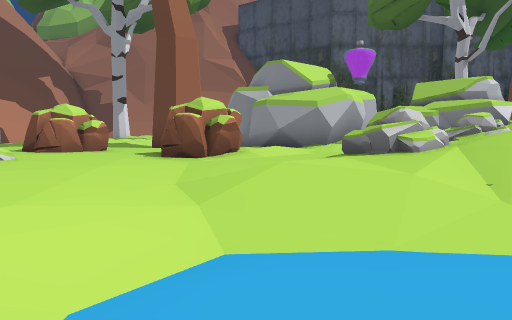
[1] (above)

24 first-person views from a walk through a scene from a Unity 3-D project. The camera is 1.3 m above the floor, tilts 4° down and sees 70° across. The floor is counted in squares, 2 m on a side. Each view is taken from the middle of a square. On the plan, view 1 faces up. The plan holds only what a view shows up to about 11 squares ahead; the rest is blank. The place goes on beyond the plan. Some animated figures are left out.

[2]
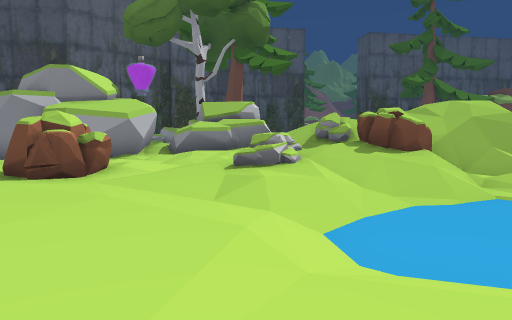

[3]
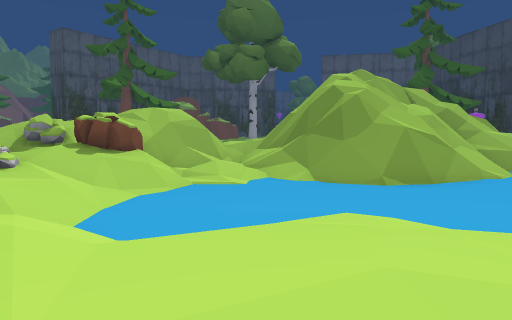

[4]
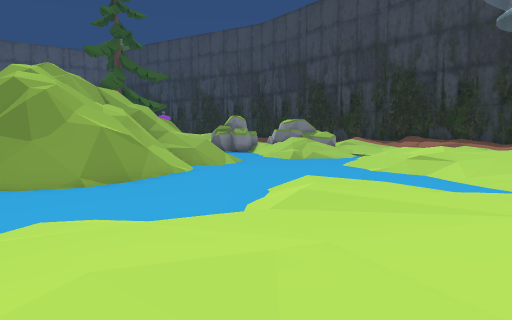

[5]
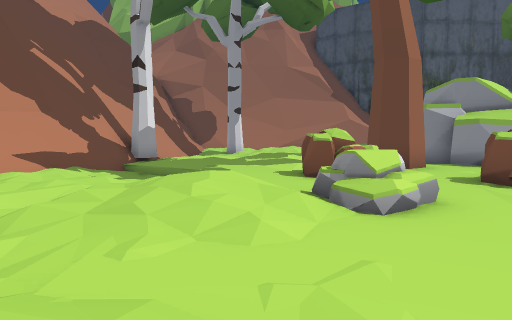

[6]
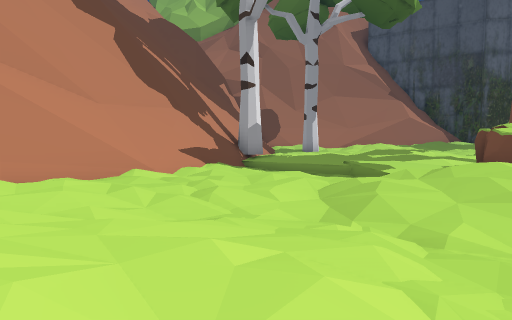

[7]
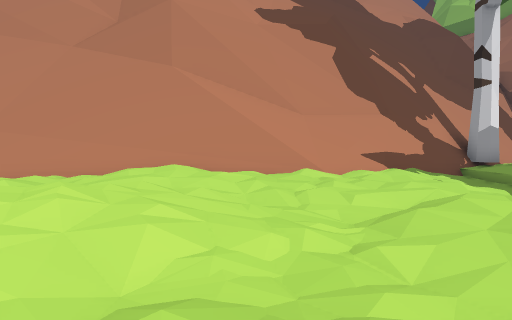

[8]
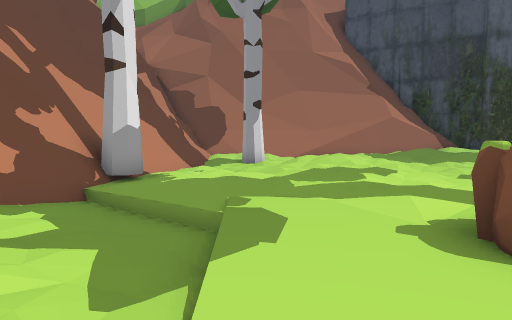

[9]
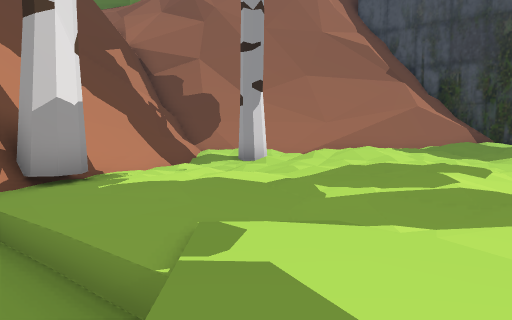

[10]
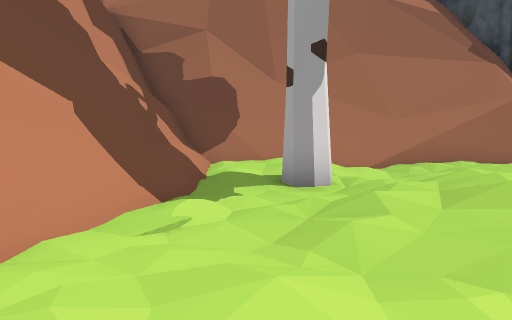

[11]
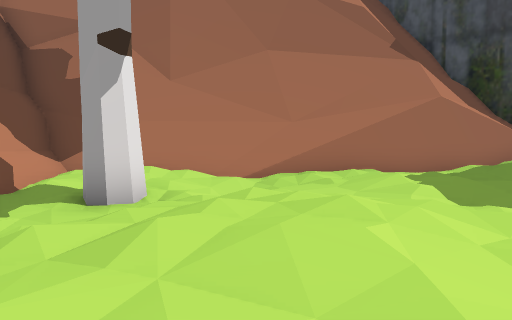

[12]
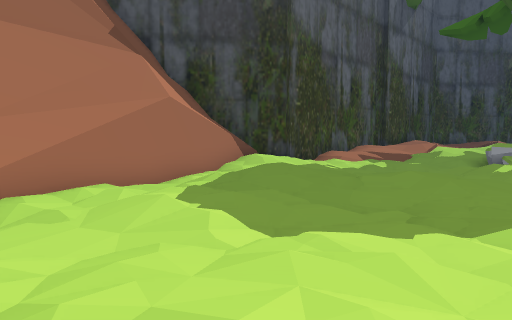

[13]
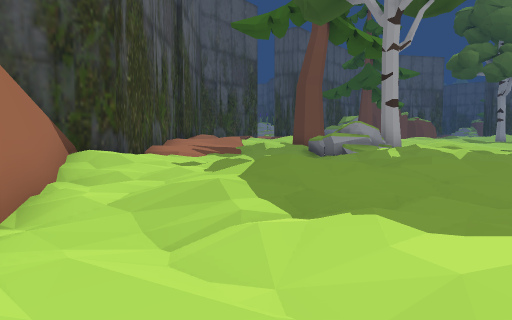

[14]
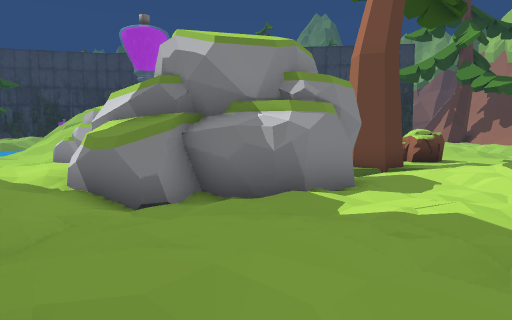

[15]
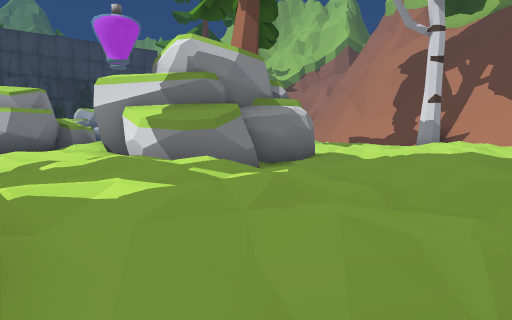

[16]
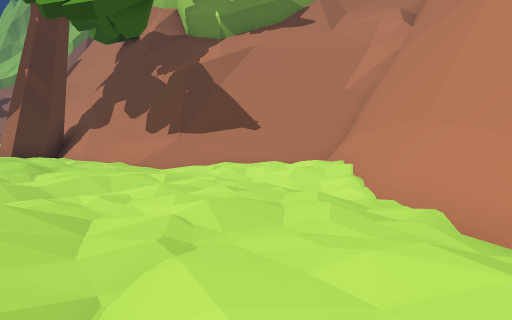

[17]
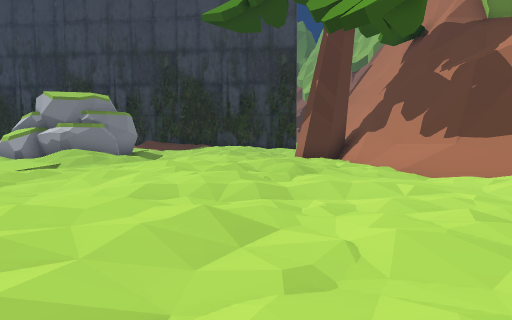

[18]
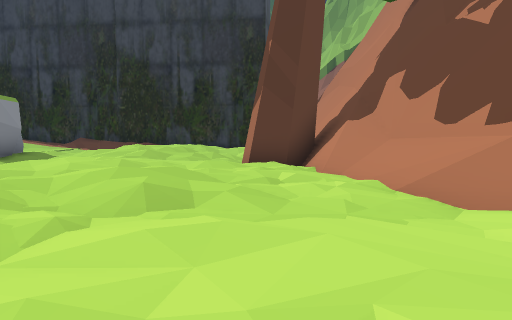

[19]
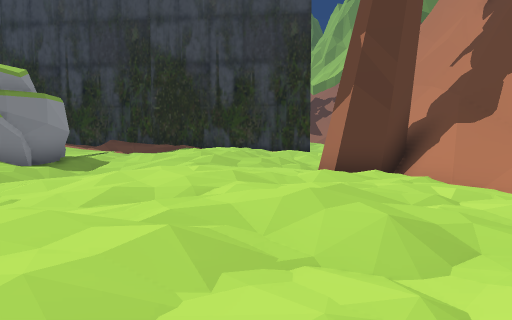

[20]
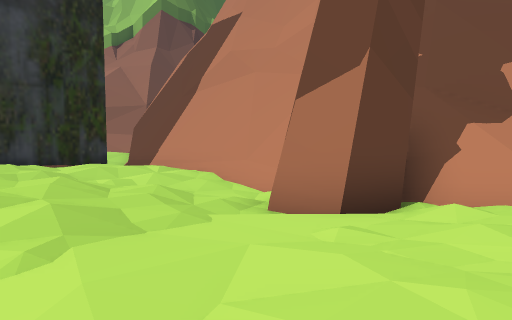

[21]
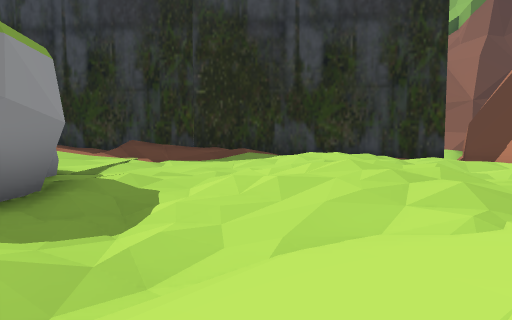

[22]
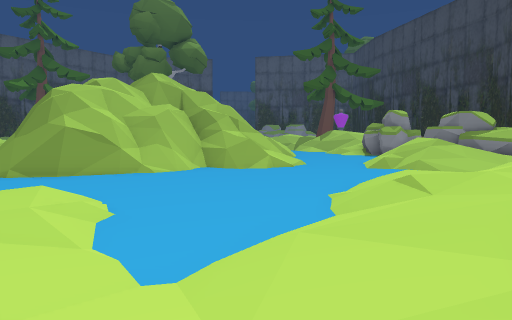

[23]
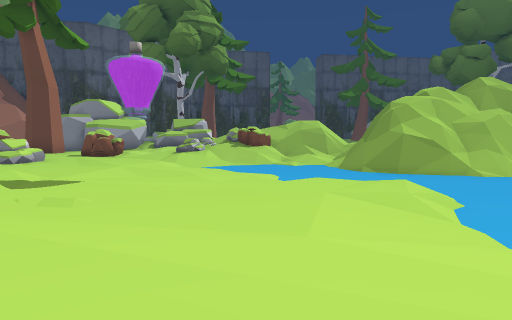

[24]
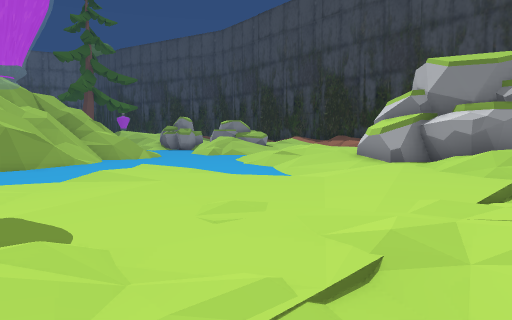

### Floor plan
Key: @ floor where view 1 was taken; # wall or solid block; x gap in a wall; . main floor; : floor 0.25 m higher than the main floor; - floor 0.25 m lower than the main floor; + floor 0.5 m higher than the main floor; _ floor 0.5 m lower than the main floor; * floor 0.75 m higher than the main floor; % floor 1 m higher than the main floor; & floor 2 m higher than the main floor; $ floor 2.25 m higher than the main floor; / step, stairs or slope; = window, fence, low wall or low ledge; ^ raised ledge; v drop or lower ground; R rock; O other object.
Columns run from 19 left of view 1 to 7 right of it. Each row starts with its distance up from view 1.
 25            ^^^^  ^^########
 24         ####/########/++  +
 23         #=$//////#/..:++ ./
 22         ##=////....:.:.....
 21          #/::.-..::/ :..-..
 20         ##/...-.++:*+:..-/.
 19         #//-#...:+.:++:....
 18         ##--.:++:..:++.:++R
 17         ##--/:**+..::::+*++
 16          #--./*+:.:::../*+
 15         ##...:::..::###:::+
 14       ####.../+:/..## ##:::
 13       ^##..::/++:.##   #++
 12         #/.:.:++..-#   ++:
 11       #v#_/..:::.#x## #+
 10      ^///-_/..:..#..######:
  9     ^#//.--_...O......####+
  8     #///...-..OO.....:+##/
  7    #//=/..........O:.++*//
  6   #vv#=..../+/./..O:.+ //$
  5  ^=##/::...+*/R/....//RR/&
  4   ##/+++../:++//....R/%O///
  3 ^##/:++/:..........:://O///
  2 #//.:.:++/.........__////=/
  1 #/./::/+*:.// ..../____/./=
  0 /.....::+:. *+.....@____-//
 -1 +:..........+:.....____/###
 -2 ....:::++:........-___//#//
 -3 /....:++++..:.....-___=/#//
 -4 #.-..:/*+:.:.......____#///
 -5 ##-..+++::........./___=///
 -6 #//..++::.......--/_____///
 -7 v#/.:::++:......_________//
 -8 v#//:++++.. +/..-________/
 -9 v#/..::::..+*/..../______/
-10 v^=#...:../:+###.:://_____
-11 =^###-./:...#  ##:+:. ____
-12 ###//.:++/..#     +*    //
-13 ###/-//+*:.:##         _//
-14   #/-.:  :...#         _//
-15   #.....:....           /+
-16   #.:::++:....
-17   #..:+++:....
-18   #/..   .....:
-19   #/#### +////:

Where each view was taken, in squares from view 1:
view 1: 0 up, 0 right, facing up
view 2: 0 up, 3 left, facing up-right
view 3: 0 up, 4 left, facing right
view 4: 0 up, 4 left, facing down-right
view 5: 0 up, 6 left, facing up
view 6: 0 up, 10 left, facing up
view 7: 0 up, 7 left, facing up-left
view 8: 5 up, 7 left, facing up
view 9: 8 up, 7 left, facing up
view 10: 13 up, 8 left, facing up
view 11: 14 up, 5 left, facing up
view 12: 16 up, 5 left, facing up-right
view 13: 21 up, 4 left, facing right
view 14: 20 up, 1 right, facing down
view 15: 20 up, 7 right, facing down-left
view 16: 4 up, 12 left, facing down-left
view 17: 4 up, 13 left, facing down
view 18: 1 down, 15 left, facing down
view 19: 2 down, 13 left, facing down
view 20: 8 down, 11 left, facing down-left
view 21: 8 down, 10 left, facing down
view 22: 8 down, 5 left, facing right
view 23: 8 down, 7 left, facing up-right
view 24: 1 down, 8 left, facing down-right
